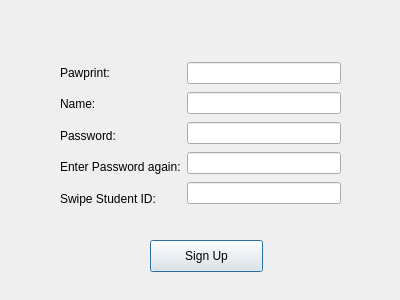
<?xml version="1.0" encoding="UTF-8"?>
<ui version="4.0">
 <class>SignUpWindow</class>
 <widget class="QDialog" name="SignUpWindow">
  <property name="geometry">
   <rect>
    <x>0</x>
    <y>0</y>
    <width>400</width>
    <height>300</height>
   </rect>
  </property>
  <property name="windowTitle">
   <string>Dialog</string>
  </property>
  <widget class="QPushButton" name="pushButton_SignUp">
   <property name="geometry">
    <rect>
     <x>150</x>
     <y>240</y>
     <width>113</width>
     <height>32</height>
    </rect>
   </property>
   <property name="text">
    <string>Sign Up</string>
   </property>
  </widget>
  <widget class="QLabel" name="label_error">
   <property name="geometry">
    <rect>
     <x>60</x>
     <y>31</y>
     <width>271</width>
     <height>20</height>
    </rect>
   </property>
   <property name="text">
    <string/>
   </property>
  </widget>
  <widget class="QWidget" name="layoutWidget">
   <property name="geometry">
    <rect>
     <x>60</x>
     <y>60</y>
     <width>281</width>
     <height>151</height>
    </rect>
   </property>
   <layout class="QHBoxLayout" name="horizontalLayout">
    <item>
     <layout class="QVBoxLayout" name="verticalLayout_2">
      <item>
       <widget class="QLabel" name="label">
        <property name="text">
         <string>Pawprint:</string>
        </property>
       </widget>
      </item>
      <item>
       <widget class="QLabel" name="label_2">
        <property name="text">
         <string>Name:</string>
        </property>
       </widget>
      </item>
      <item>
       <widget class="QLabel" name="label_4">
        <property name="text">
         <string>Password:</string>
        </property>
       </widget>
      </item>
      <item>
       <widget class="QLabel" name="label_5">
        <property name="text">
         <string>Enter Password again:</string>
        </property>
       </widget>
      </item>
      <item>
       <widget class="QLabel" name="label_3">
        <property name="text">
         <string>Swipe Student ID:</string>
        </property>
       </widget>
      </item>
     </layout>
    </item>
    <item>
     <layout class="QVBoxLayout" name="verticalLayout">
      <item>
       <widget class="QLineEdit" name="lineEdit_Pawprint"/>
      </item>
      <item>
       <widget class="QLineEdit" name="lineEdit_Name"/>
      </item>
      <item>
       <widget class="QLineEdit" name="lineEdit_Password"/>
      </item>
      <item>
       <widget class="QLineEdit" name="lineEdit_Password1"/>
      </item>
      <item>
       <widget class="QLineEdit" name="lineEdit_StudentID"/>
      </item>
     </layout>
    </item>
   </layout>
  </widget>
 </widget>
 <resources/>
 <connections/>
</ui>
